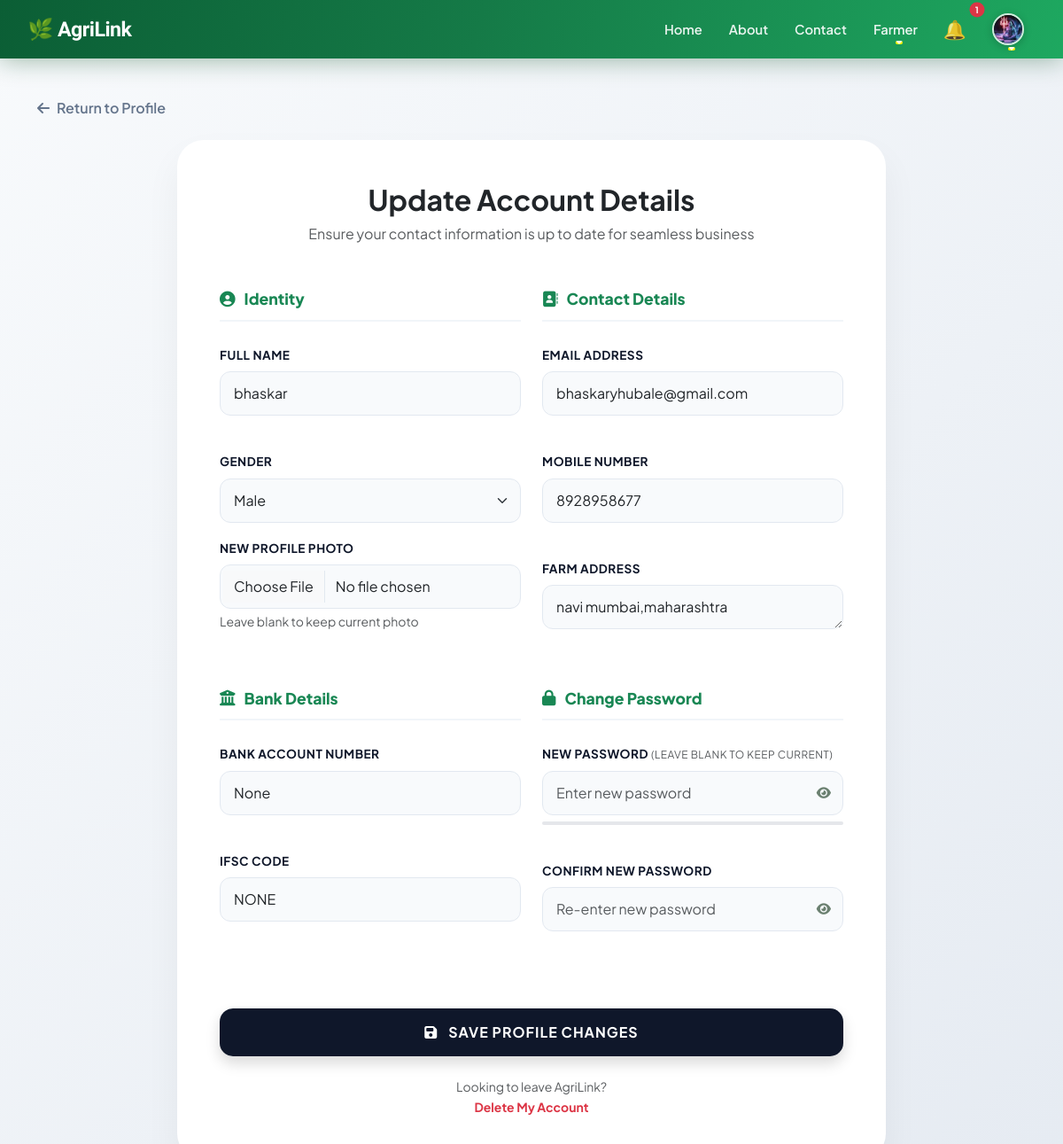
The page /profile_update/ (signed in, upper part) on the database as committed earlier.
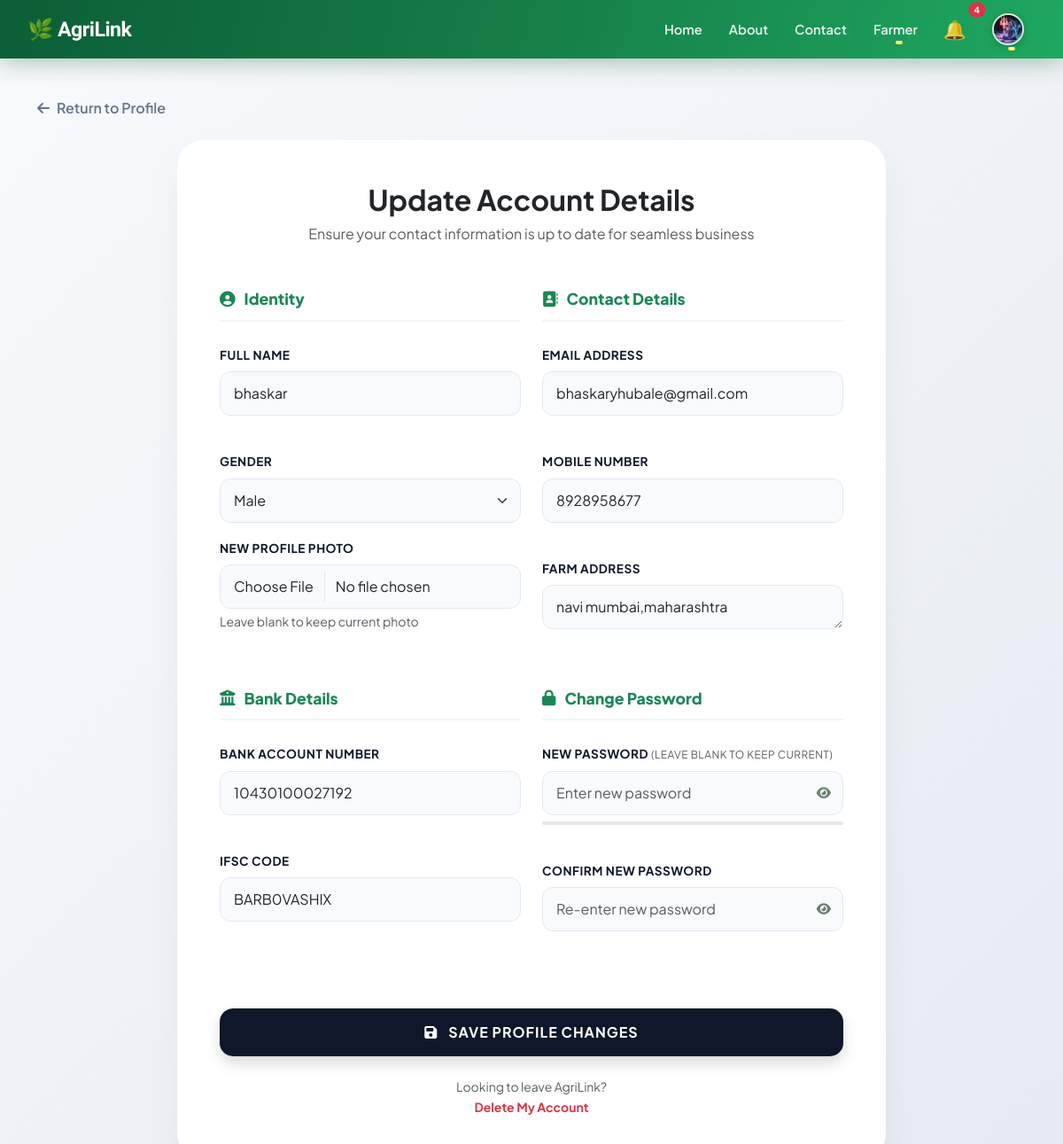
The same page on the database as committed later.
### projectapp/models.py (models this page shows, shortened)
class Farmer(models.Model):
    name = models.CharField(max_length=100)
    email = models.EmailField()
    password = models.CharField(max_length=100)
    contact = models.CharField(max_length=20)
    address = models.TextField()
    gender = models.CharField(max_length=10)
    first_login = models.BooleanField(default=True)
    profile_image = models.ImageField(upload_to='profiles/', default='profiles/default.jpg')
    bank_account_number = models.CharField(max_length=20, blank=True, null=True)
    ifsc_code = models.CharField(max_length=15, blank=True, null=True)

### projectapp/views.py (the view, shortened to what this page needs)
# urls.py: path("profile_update/", views.profile_update, name="profile_update"),
def profile_update(request):
    user_type = request.session.get("user_type")
    user_id = request.session.get("id")
    if user_type == "farmer":
        user = get_object_or_404(Farmer, id=user_id)
    else:
        user = get_object_or_404(Retailer, id=user_id)
    return render(request, "profile_update.html", {"user": user})

### projectapp/context_processors.py (called while the page is built)
def navbar_notifications(request):
    user_type = request.session.get('user_type')
    name = request.session.get('name')
    notes = []
    if user_type == "farmer" and name:
        notes = Notification.objects.filter(receiver_farmer__name=name, is_read=False).order_by('-timestamp')
    elif user_type == "retailer" and name:
        notes = Notification.objects.filter(receiver_retailer__name=name, is_read=False).order_by('-timestamp')
    elif user_type == "driver" and name:
        notes = Notification.objects.filter(receiver_driver__name=name, is_read=False).order_by('-timestamp')
    return {'navbar_notes': notes, 'user_type': user_type}

### projectapp/templates/profile_update.html (shortened to what the changed rows need)
{% extends "master.html" %}
{% block body %}
<link rel="stylesheet" href="https://cdnjs.cloudflare.com/ajax/libs/font-awesome/6.4.0/css/all.min.css">
<div class="container update-container">
    <div class="custom-card p-4 p-md-5 mx-auto" style="max-width: 800px;">
        <div class="text-center mb-5">
            <h2 class="fw-bold text-dark">Update Account Details</h2>
        </div>
        <form method="POST" enctype="multipart/form-data" id="updateForm" novalidate>
            <div class="row g-4">
                <div class="col-md-6">
                    <div class="mb-3">
                        <label class="form-label">Full Name</label>
                        <input type="text" name="name" id="nameField" class="form-control"
                               value="{{ user.name }}" required>
                        <div class="val-msg" id="nameMsg"></div>
                    </div>
                    <div class="mb-3">
                        <label class="form-label">Gender</label>
                        <select name="gender" class="form-select">
                            <option value="Male"   {% if user.gender == "Male"   %}selected{% endif %}>Male</option>
                        </select>
                    </div>
                </div>
                <div class="col-md-6">
                    <div class="mb-3">
                        <label class="form-label">Email Address</label>
                        <input type="email" name="email" id="emailField" class="form-control"
                               value="{{ user.email }}" required>
                        <div class="val-msg" id="emailMsg"></div>
                    </div>
                    <div class="mb-3">
                        <label class="form-label">Mobile Number</label>
                        <input type="text" name="contact" id="contactField" class="form-control"
                               value="{{ user.contact }}" maxlength="10">
                        <div class="val-msg" id="contactMsg"></div>
                    </div>
                    <div class="mb-3">
                        <label class="form-label">
                            {% if request.session.user_type == "farmer" %}Farm Address{% else %}Shop Address{% endif %}
                        </label>
                        <textarea name="address" id="addressField" class="form-control"
                                  rows="1">{{ user.address }}</textarea>
                        <div class="val-msg" id="addressMsg"></div>
                    </div>
                </div>
                {% if request.session.user_type == "farmer" %}
                <div class="col-md-6">
                    <div class="section-title"><i class="fas fa-university"></i> Bank Details</div>
                    <div class="mb-3">
                        <label class="form-label">Bank Account Number</label>
                        <input type="text" name="bank_account_number" id="bankField"
                               class="form-control" value="{{ user.bank_account_number }}">
                        <div class="val-msg" id="bankMsg"></div>
                    </div>
                    <div class="mb-3">
                        <label class="form-label">IFSC Code</label>
                        <input type="text" name="ifsc_code" id="ifscField"
                               class="form-control" value="{{ user.ifsc_code }}"
                               maxlength="11" style="text-transform:uppercase;">
                        <div class="val-msg" id="ifscMsg"></div>
                    </div>
                </div>
                {% endif %}
            </div>
        </form>
    </div>
</div>
{% endblock %}

Rows that differ between the two databases and show on the page:
changed Farmer "bhaskar": bank_account_number "None" → "10430100027192"; ifsc_code "None" → "BARB0VASHIX"
Other text that changed with them:
{{ navbar_notes|length }}: "1" → "4"
